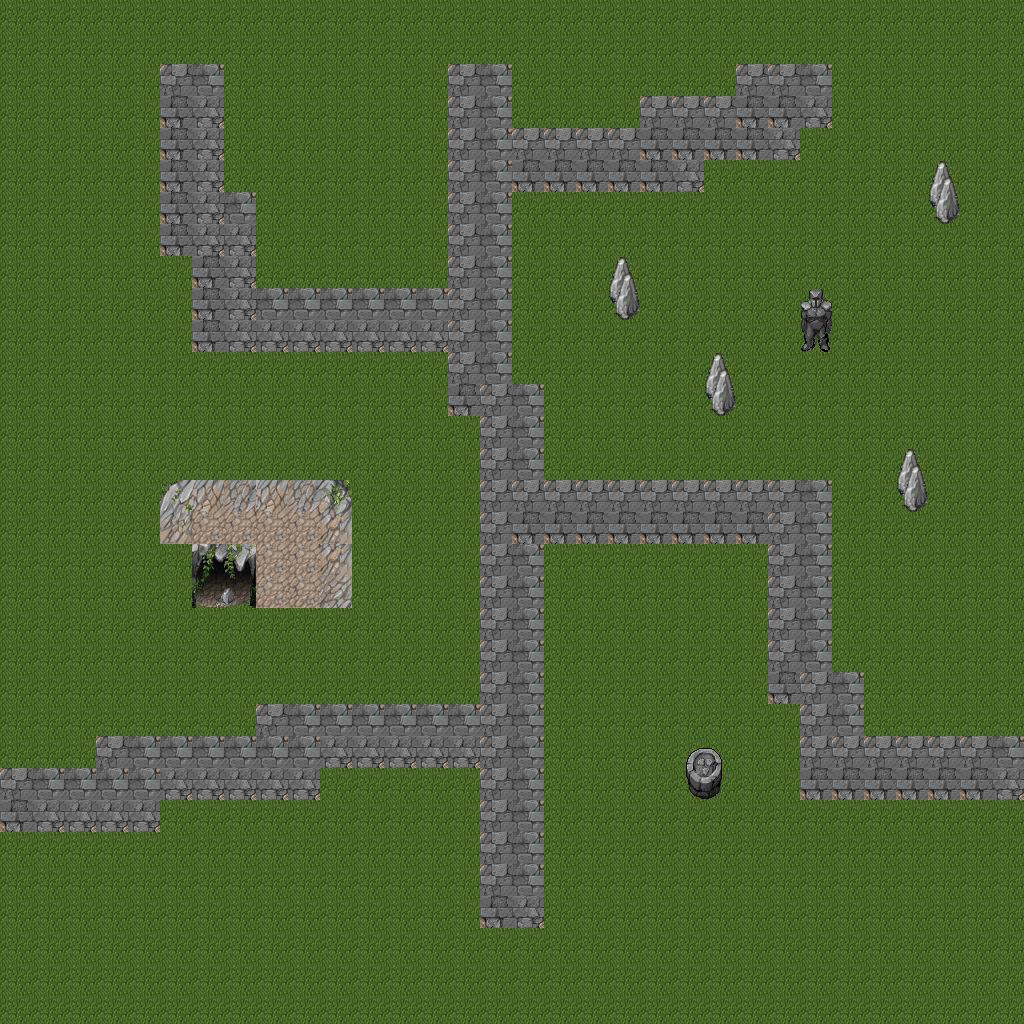

Below is a game level as drawn by its tile map, then a one-line description and the .tmx that defines it (tile-layer data replaced by summaries):
An orthogonal 32x32 tile map with 32x32 px tiles, 2 tile layers (Background, Obstacles).

<map version="1.0" tiledversion="1.0.3" orientation="orthogonal" renderorder="right-down" width="32" height="32" tilewidth="32" tileheight="32" nextobjectid="1">
 <tileset firstgid="1" source="MyTiles.tsx" />
 <layer name="Background" width="32" height="32">
  <data>[1024 cells, 1024 non-empty, 5 distinct tile ids]</data>
 </layer>
 <layer name="Obstacles" width="32" height="32">
  <data>[1024 cells, 36 non-empty, 23 distinct tile ids]</data>
 </layer>
</map>